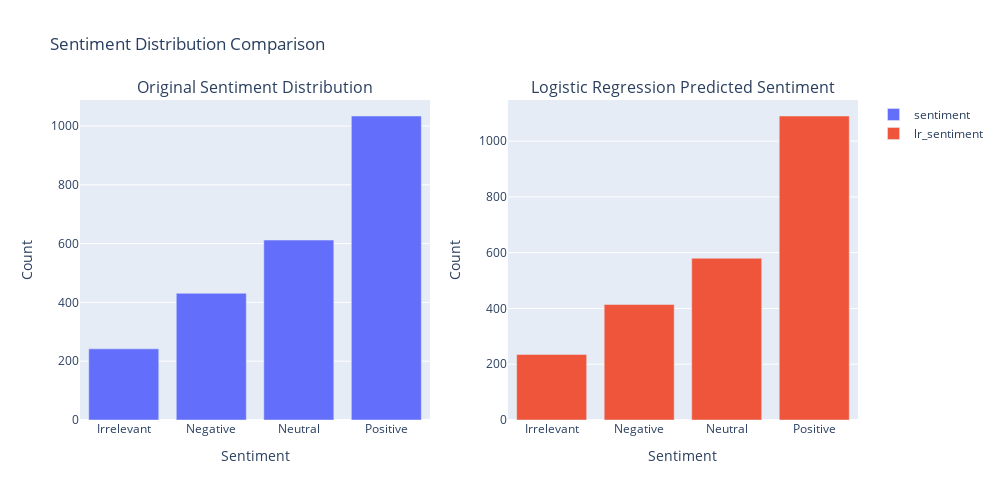

Here is the notebook cell this chart was saved with:
### Code cell
# Visualize sentiment distribution
fig = make_subplots(rows=1, cols=2, subplot_titles=('Original Sentiment Distribution', 'Logistic Regression Predicted Sentiment'))

for i, col in enumerate(['sentiment', 'lr_sentiment'], start=1):
    counts = borderlands_df[col].value_counts().sort_index()
    fig.add_trace(
        go.Bar(x=counts.index, y=counts.values, name=col),
        row=1, col=i
    )
    fig.update_xaxes(title_text="Sentiment", row=1, col=i)
    fig.update_yaxes(title_text="Count", row=1, col=i)

fig.update_layout(height=500, width=1000, title_text=" Sentiment Distribution Comparison")
fig.show()

### Figure 1 — Plotly figure (JSON) as saved in the notebook; plotly's stock layout.template omitted (floating-point values rounded to 4 significant figures)
{"data": [{"name": "sentiment", "type": "bar", "x": ["Irrelevant", "Negative", "Neutral", "Positive"], "xaxis": "x", "y": [242, 431, 612, 1034], "yaxis": "y"}, {"name": "lr_sentiment", "type": "bar", "x": ["Irrelevant", "Negative", "Neutral", "Positive"], "xaxis": "x2", "y": [235, 414, 580, 1090], "yaxis": "y2"}], "layout": {"annotations": [{"font": {"size": 16}, "showarrow": false, "text": "Original Sentiment Distribution", "x": 0.225, "xanchor": "center", "xref": "paper", "y": 1, "yanchor": "bottom", "yref": "paper"}, {"font": {"size": 16}, "showarrow": false, "text": "Logistic Regression Predicted Sentiment", "x": 0.775, "xanchor": "center", "xref": "paper", "y": 1, "yanchor": "bottom", "yref": "paper"}], "height": 500, "title": {"text": " Sentiment Distribution Comparison"}, "width": 1000, "xaxis": {"anchor": "y", "domain": [0, 0.45], "title": {"text": "Sentiment"}}, "xaxis2": {"anchor": "y2", "domain": [0.55, 1], "title": {"text": "Sentiment"}}, "yaxis": {"anchor": "x", "domain": [0, 1], "title": {"text": "Count"}}, "yaxis2": {"anchor": "x2", "domain": [0, 1], "title": {"text": "Count"}}}}
